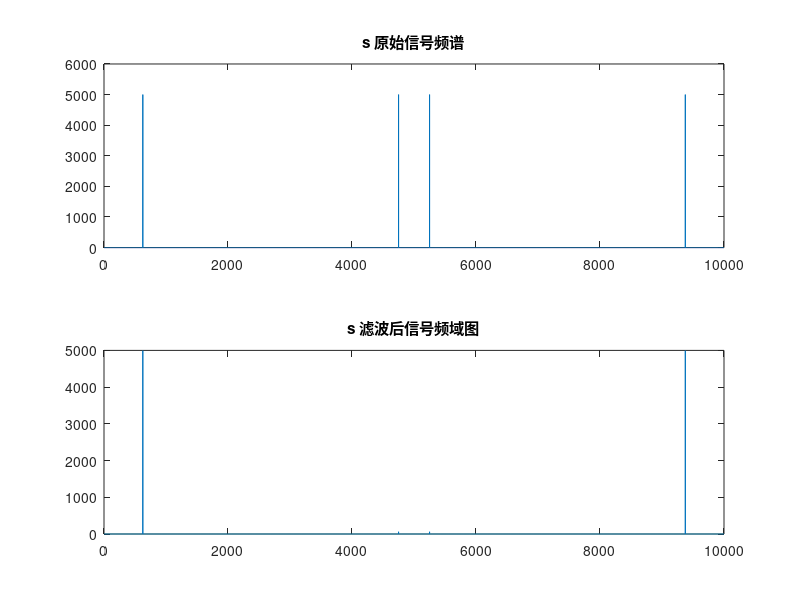
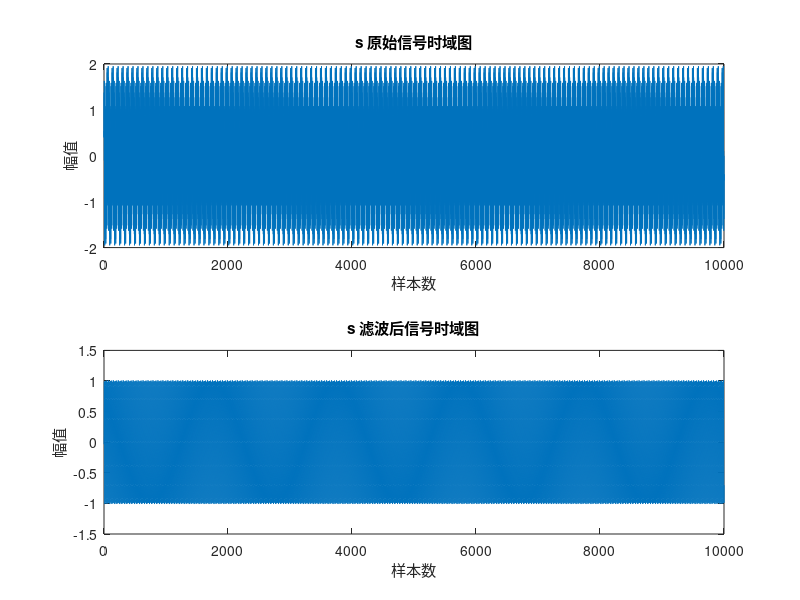

Here is the MATLAB script that generated these plots, in order:
load('s.mat');
load("speech.mat");

% s = speech'; % 或者 s = s;
Fs = 8000;

% 定义滤波器和FFT长度
h = [-0.0625, 0.25, 0.625, 0.25, -0.0625];
N = 12; % 每个数据块的长度
M = length(h);
L = N; % 每个数据块的长度等于FFT长度

filtered_signal = zeros(1,length(s));
    % first block
    index_start = 1;
    index_end = 12;
    tempdata = ifft(fft([zeros(1,4) s(index_start:index_end)],16) .* fft(h,16));
    filtered_signal(index_start:index_end) = tempdata(5:16);
    % middle blocks
    for i= 2: (length(s) - 1) / 12
        % 1+ (i - 1) * 12
        index_start = 1+ (i - 1) * 12;
        index_end = i * 12;
        tempdata = ifft(fft(s(index_start-4:index_end),16) .* fft(h,16));
        filtered_signal(index_start:index_end) = tempdata(5:16);
    end
    % last block
    i = i + 1;
    index_start = 1+ (i - 1) * 12;
    index_end = length(s);
    tempdata = ifft(fft(s(index_start-4:index_end),16) .* fft(h,16));
    filtered_signal(index_start:index_end) = tempdata(5:index_end-index_start+5);

% 绘制原始信号和滤波后信号的频谱
figure;
subplot(2, 1, 1);
plot(abs(fft(s)));
title('s 原始信号频谱');

subplot(2, 1, 2);
plot(abs(fft(filtered_signal)));
title('s 滤波后信号频域图');

% 播放原始信号和滤波后的信号
soundsc(s, Fs); % 原始信号 s
pause(length(s) / Fs);
soundsc(real(filtered_signal), Fs); % 滤波后的信号 s

% 绘制时域波形图
figure;
subplot(2, 1, 1);
plot(s);
title('s 原始信号时域图');
xlabel('样本数');
ylabel('幅值');

subplot(2, 1, 2);
plot(real(filtered_signal));
title('s 滤波后信号时域图');
xlabel('样本数');
ylabel('幅值');
